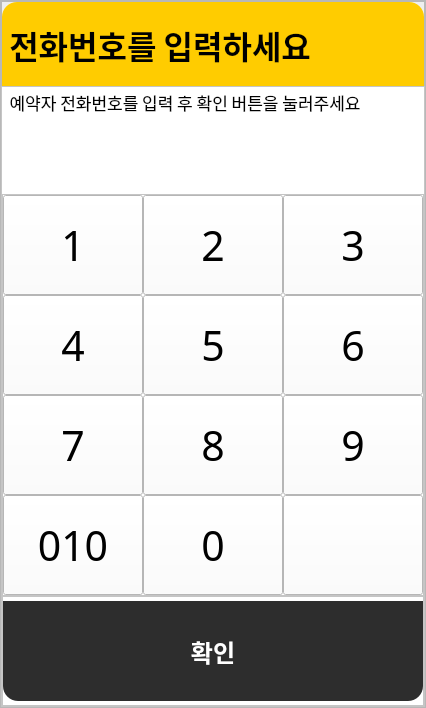
<?xml version="1.0" encoding="UTF-8"?>
<ui version="4.0">
 <class>Dialog</class>
 <widget class="QDialog" name="Dialog">
  <property name="geometry">
   <rect>
    <x>0</x>
    <y>0</y>
    <width>426</width>
    <height>708</height>
   </rect>
  </property>
  <property name="windowTitle">
   <string>Dialog</string>
  </property>
  <property name="styleSheet">
   <string notr="true">border-raidus:15px;</string>
  </property>
  <layout class="QVBoxLayout" name="verticalLayout_3">
   <property name="spacing">
    <number>0</number>
   </property>
   <property name="leftMargin">
    <number>0</number>
   </property>
   <property name="topMargin">
    <number>0</number>
   </property>
   <property name="rightMargin">
    <number>0</number>
   </property>
   <property name="bottomMargin">
    <number>0</number>
   </property>
   <item>
    <widget class="QFrame" name="frame_1">
     <property name="frameShape">
      <enum>QFrame::StyledPanel</enum>
     </property>
     <property name="frameShadow">
      <enum>QFrame::Raised</enum>
     </property>
     <layout class="QVBoxLayout" name="verticalLayout">
      <property name="spacing">
       <number>0</number>
      </property>
      <property name="leftMargin">
       <number>0</number>
      </property>
      <property name="topMargin">
       <number>0</number>
      </property>
      <property name="rightMargin">
       <number>0</number>
      </property>
      <property name="bottomMargin">
       <number>0</number>
      </property>
      <item>
       <widget class="QFrame" name="title_frame">
        <property name="maximumSize">
         <size>
          <width>16777215</width>
          <height>85</height>
         </size>
        </property>
        <property name="frameShape">
         <enum>QFrame::StyledPanel</enum>
        </property>
        <property name="frameShadow">
         <enum>QFrame::Raised</enum>
        </property>
        <layout class="QHBoxLayout" name="horizontalLayout">
         <property name="spacing">
          <number>0</number>
         </property>
         <property name="leftMargin">
          <number>0</number>
         </property>
         <property name="topMargin">
          <number>0</number>
         </property>
         <property name="rightMargin">
          <number>0</number>
         </property>
         <property name="bottomMargin">
          <number>0</number>
         </property>
         <item>
          <widget class="QLabel" name="payment_choose_title_bar">
           <property name="minimumSize">
            <size>
             <width>0</width>
             <height>85</height>
            </size>
           </property>
           <property name="maximumSize">
            <size>
             <width>16777215</width>
             <height>85</height>
            </size>
           </property>
           <property name="font">
            <font>
             <family>Pretendard ExtraBold</family>
             <pointsize>24</pointsize>
             <weight>75</weight>
             <bold>true</bold>
            </font>
           </property>
           <property name="styleSheet">
            <string notr="true">background-color: rgb(255, 204, 0);
    border-top-left-radius: 15px;
  
</string>
           </property>
           <property name="text">
            <string> 전화번호를 입력하세요</string>
           </property>
           <property name="alignment">
            <set>Qt::AlignLeading|Qt::AlignLeft|Qt::AlignVCenter</set>
           </property>
          </widget>
         </item>
         <item>
          <widget class="QPushButton" name="cancel_btn">
           <property name="minimumSize">
            <size>
             <width>80</width>
             <height>85</height>
            </size>
           </property>
           <property name="maximumSize">
            <size>
             <width>80</width>
             <height>16777215</height>
            </size>
           </property>
           <property name="styleSheet">
            <string notr="true">  border-top-right-radius: 15px;
background-color: rgb(255, 204, 0);</string>
           </property>
           <property name="text">
            <string/>
           </property>
           <property name="icon">
            <iconset>
             <normaloff>../img/qt_image/x.png</normaloff>../img/qt_image/x.png</iconset>
           </property>
           <property name="iconSize">
            <size>
             <width>40</width>
             <height>40</height>
            </size>
           </property>
          </widget>
         </item>
        </layout>
       </widget>
      </item>
      <item>
       <widget class="QWidget" name="widget" native="true">
        <property name="styleSheet">
         <string notr="true">background-color: rgb(255, 255, 255);</string>
        </property>
        <layout class="QHBoxLayout" name="horizontalLayout_3">
         <property name="leftMargin">
          <number>0</number>
         </property>
         <property name="topMargin">
          <number>0</number>
         </property>
         <property name="rightMargin">
          <number>0</number>
         </property>
         <property name="bottomMargin">
          <number>0</number>
         </property>
         <item>
          <widget class="QFrame" name="point_bottom_page">
           <property name="frameShape">
            <enum>QFrame::StyledPanel</enum>
           </property>
           <property name="frameShadow">
            <enum>QFrame::Raised</enum>
           </property>
           <layout class="QVBoxLayout" name="verticalLayout_2">
            <property name="spacing">
             <number>0</number>
            </property>
            <property name="leftMargin">
             <number>0</number>
            </property>
            <property name="topMargin">
             <number>0</number>
            </property>
            <property name="rightMargin">
             <number>0</number>
            </property>
            <property name="bottomMargin">
             <number>0</number>
            </property>
            <item>
             <widget class="QLabel" name="label">
              <property name="minimumSize">
               <size>
                <width>0</width>
                <height>0</height>
               </size>
              </property>
              <property name="maximumSize">
               <size>
                <width>16777215</width>
                <height>30</height>
               </size>
              </property>
              <property name="font">
               <font>
                <family>Pretendard Medium</family>
                <pointsize>13</pointsize>
               </font>
              </property>
              <property name="text">
               <string>  예약자 전화번호를 입력 후 확인 버튼을 눌러주세요</string>
              </property>
             </widget>
            </item>
            <item>
             <widget class="QLabel" name="user_number_label">
              <property name="font">
               <font>
                <family>Pretendard Medium</family>
                <pointsize>31</pointsize>
               </font>
              </property>
              <property name="text">
               <string/>
              </property>
              <property name="alignment">
               <set>Qt::AlignCenter</set>
              </property>
             </widget>
            </item>
            <item>
             <widget class="QFrame" name="point_buttons">
              <property name="styleSheet">
               <string notr="true">QFrame#frame_3{border: 1px solid rgb(45, 45, 45);}</string>
              </property>
              <property name="frameShape">
               <enum>QFrame::StyledPanel</enum>
              </property>
              <property name="frameShadow">
               <enum>QFrame::Raised</enum>
              </property>
              <layout class="QGridLayout" name="gridLayout">
               <property name="leftMargin">
                <number>0</number>
               </property>
               <property name="topMargin">
                <number>0</number>
               </property>
               <property name="rightMargin">
                <number>0</number>
               </property>
               <property name="bottomMargin">
                <number>0</number>
               </property>
               <property name="spacing">
                <number>0</number>
               </property>
               <item row="3" column="3">
                <widget class="QPushButton" name="pushButton_8">
                 <property name="minimumSize">
                  <size>
                   <width>140</width>
                   <height>100</height>
                  </size>
                 </property>
                 <property name="font">
                  <font>
                   <family>Pretendard Medium</family>
                   <pointsize>31</pointsize>
                  </font>
                 </property>
                 <property name="text">
                  <string>9</string>
                 </property>
                </widget>
               </item>
               <item row="3" column="1">
                <widget class="QPushButton" name="pushButton_4">
                 <property name="minimumSize">
                  <size>
                   <width>140</width>
                   <height>100</height>
                  </size>
                 </property>
                 <property name="font">
                  <font>
                   <family>Pretendard Medium</family>
                   <pointsize>31</pointsize>
                  </font>
                 </property>
                 <property name="text">
                  <string>7</string>
                 </property>
                </widget>
               </item>
               <item row="1" column="1">
                <widget class="QPushButton" name="pushButton_2">
                 <property name="minimumSize">
                  <size>
                   <width>140</width>
                   <height>100</height>
                  </size>
                 </property>
                 <property name="font">
                  <font>
                   <family>Pretendard Medium</family>
                   <pointsize>31</pointsize>
                  </font>
                 </property>
                 <property name="text">
                  <string>1</string>
                 </property>
                </widget>
               </item>
               <item row="2" column="2">
                <widget class="QPushButton" name="pushButton_5">
                 <property name="minimumSize">
                  <size>
                   <width>140</width>
                   <height>100</height>
                  </size>
                 </property>
                 <property name="font">
                  <font>
                   <family>Pretendard Medium</family>
                   <pointsize>31</pointsize>
                  </font>
                 </property>
                 <property name="text">
                  <string>5</string>
                 </property>
                </widget>
               </item>
               <item row="2" column="3">
                <widget class="QPushButton" name="pushButton_7">
                 <property name="minimumSize">
                  <size>
                   <width>140</width>
                   <height>100</height>
                  </size>
                 </property>
                 <property name="font">
                  <font>
                   <family>Pretendard Medium</family>
                   <pointsize>31</pointsize>
                  </font>
                 </property>
                 <property name="text">
                  <string>6</string>
                 </property>
                </widget>
               </item>
               <item row="1" column="3">
                <widget class="QPushButton" name="pushButton_11">
                 <property name="minimumSize">
                  <size>
                   <width>140</width>
                   <height>100</height>
                  </size>
                 </property>
                 <property name="font">
                  <font>
                   <family>Pretendard Medium</family>
                   <pointsize>31</pointsize>
                  </font>
                 </property>
                 <property name="text">
                  <string>3</string>
                 </property>
                </widget>
               </item>
               <item row="7" column="3">
                <widget class="QPushButton" name="pushButton_9">
                 <property name="minimumSize">
                  <size>
                   <width>140</width>
                   <height>100</height>
                  </size>
                 </property>
                 <property name="text">
                  <string/>
                 </property>
                 <property name="icon">
                  <iconset>
                   <normaloff>../img/qt_image/back.png</normaloff>../img/qt_image/back.png</iconset>
                 </property>
                 <property name="iconSize">
                  <size>
                   <width>60</width>
                   <height>60</height>
                  </size>
                 </property>
                </widget>
               </item>
               <item row="7" column="1">
                <widget class="QPushButton" name="pushButton_12">
                 <property name="minimumSize">
                  <size>
                   <width>140</width>
                   <height>100</height>
                  </size>
                 </property>
                 <property name="font">
                  <font>
                   <family>Pretendard Medium</family>
                   <pointsize>31</pointsize>
                  </font>
                 </property>
                 <property name="text">
                  <string>010</string>
                 </property>
                </widget>
               </item>
               <item row="1" column="2">
                <widget class="QPushButton" name="pushButton_3">
                 <property name="minimumSize">
                  <size>
                   <width>140</width>
                   <height>100</height>
                  </size>
                 </property>
                 <property name="font">
                  <font>
                   <family>Pretendard Medium</family>
                   <pointsize>31</pointsize>
                  </font>
                 </property>
                 <property name="text">
                  <string>2</string>
                 </property>
                </widget>
               </item>
               <item row="7" column="2">
                <widget class="QPushButton" name="pushButton_13">
                 <property name="minimumSize">
                  <size>
                   <width>140</width>
                   <height>100</height>
                  </size>
                 </property>
                 <property name="font">
                  <font>
                   <family>Pretendard Medium</family>
                   <pointsize>31</pointsize>
                  </font>
                 </property>
                 <property name="text">
                  <string>0</string>
                 </property>
                </widget>
               </item>
               <item row="3" column="2">
                <widget class="QPushButton" name="pushButton_6">
                 <property name="minimumSize">
                  <size>
                   <width>140</width>
                   <height>100</height>
                  </size>
                 </property>
                 <property name="font">
                  <font>
                   <family>Pretendard Medium</family>
                   <pointsize>31</pointsize>
                  </font>
                 </property>
                 <property name="text">
                  <string>8</string>
                 </property>
                </widget>
               </item>
               <item row="2" column="1">
                <widget class="QPushButton" name="pushButton">
                 <property name="minimumSize">
                  <size>
                   <width>140</width>
                   <height>100</height>
                  </size>
                 </property>
                 <property name="font">
                  <font>
                   <family>Pretendard Medium</family>
                   <pointsize>31</pointsize>
                  </font>
                 </property>
                 <property name="text">
                  <string>4</string>
                 </property>
                </widget>
               </item>
              </layout>
             </widget>
            </item>
            <item>
             <widget class="QFrame" name="frame_2">
              <property name="minimumSize">
               <size>
                <width>0</width>
                <height>110</height>
               </size>
              </property>
              <property name="maximumSize">
               <size>
                <width>16777215</width>
                <height>110</height>
               </size>
              </property>
              <property name="frameShape">
               <enum>QFrame::StyledPanel</enum>
              </property>
              <property name="frameShadow">
               <enum>QFrame::Raised</enum>
              </property>
              <layout class="QHBoxLayout" name="horizontalLayout_2">
               <property name="spacing">
                <number>0</number>
               </property>
               <property name="leftMargin">
                <number>0</number>
               </property>
               <property name="topMargin">
                <number>0</number>
               </property>
               <property name="rightMargin">
                <number>0</number>
               </property>
               <property name="bottomMargin">
                <number>0</number>
               </property>
               <item>
                <widget class="QPushButton" name="point_confirm_btn">
                 <property name="minimumSize">
                  <size>
                   <width>141</width>
                   <height>100</height>
                  </size>
                 </property>
                 <property name="font">
                  <font>
                   <family>Pretendard SemiBold</family>
                   <pointsize>18</pointsize>
                   <weight>75</weight>
                   <bold>true</bold>
                  </font>
                 </property>
                 <property name="styleSheet">
                  <string notr="true">background-color: rgb(45, 45, 45);
    border-bottom-left-radius: 15px;
    border-bottom-right-radius: 15px;
color:white;</string>
                 </property>
                 <property name="text">
                  <string>확인</string>
                 </property>
                </widget>
               </item>
              </layout>
             </widget>
            </item>
           </layout>
          </widget>
         </item>
        </layout>
       </widget>
      </item>
     </layout>
    </widget>
   </item>
  </layout>
 </widget>
 <resources/>
 <connections/>
</ui>
